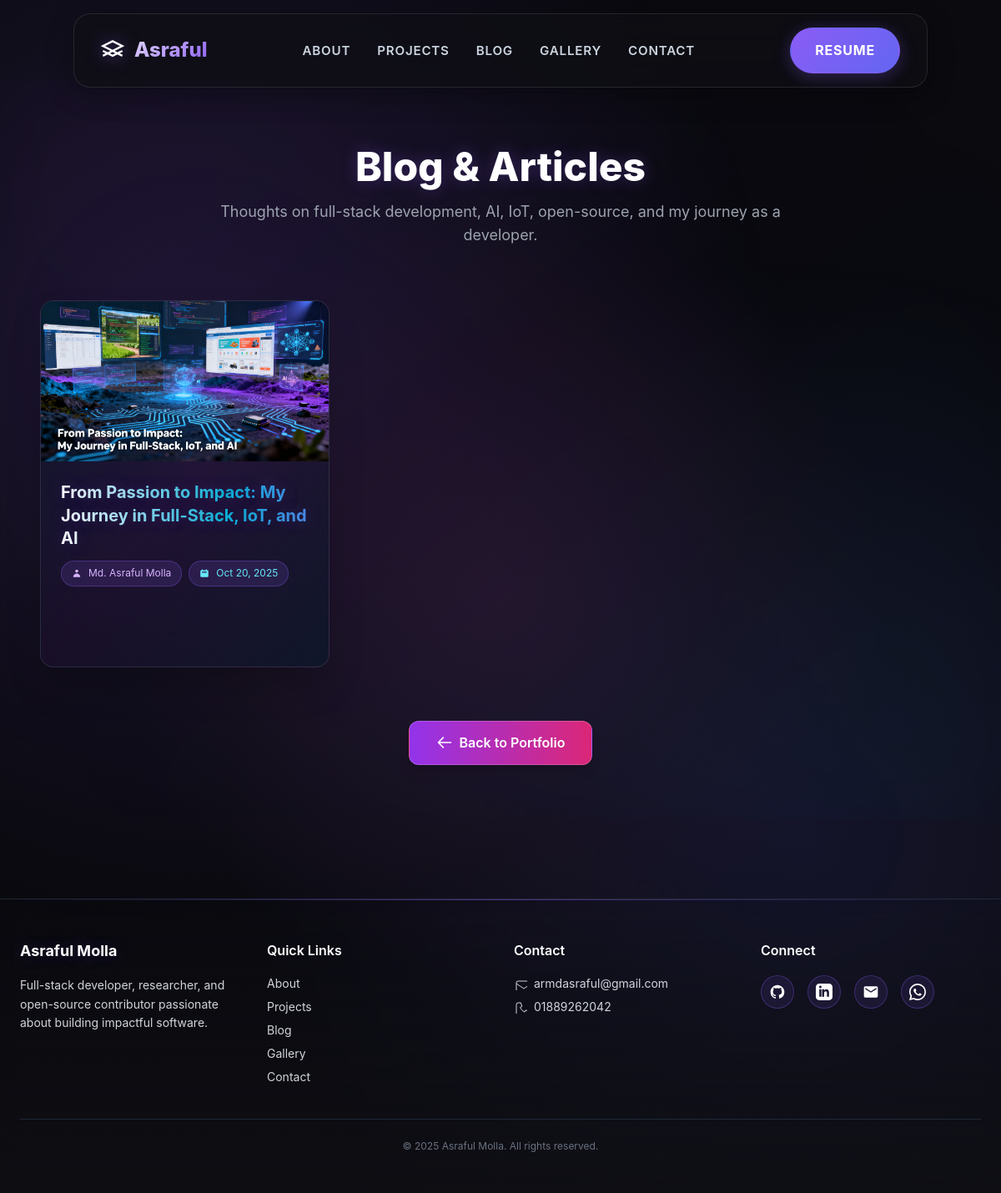
Screenshot of /blog/ with the database file from the repository.
### home/models.py (models this page shows)
class Blog(models.Model):
    title = models.CharField(max_length=200)
    slug = models.SlugField(unique=True)
    cover_image = models.ImageField(upload_to='blogs/')
    content = RichTextField()
    author = models.CharField(max_length=100)
    created_at = models.DateTimeField(auto_now_add=True)
    updated_at = models.DateTimeField(auto_now=True)

class Profile(models.Model):
    name = models.CharField(max_length=100)
    title = models.CharField(max_length=100)
    bio = models.TextField()
    photo = models.ImageField(upload_to='profile/')
    resume = models.FileField(upload_to='resumes/', blank=True, null=True, help_text="Upload your CV/Resume (PDF preferred)")
    github = models.URLField(blank=True)
    linkedin = models.URLField(blank=True)
    email = models.EmailField()
    phone = models.CharField(max_length=20)

### home/views.py (the view)
# urls.py: path('blog/', views.blog_list, name='blog_list'),
def blog_list(request):
    blogs = Blog.objects.all().order_by('-created_at')
    profile = Profile.objects.first()  # ✅ Add করুন
    return render(request, 'home/blog.html', {
        'blogs': blogs,
        'profile': profile  # ✅ Add করুন
    })

### home/context_processors.py (called while the page is built)
def profile_context(request):
    return {
        'profile': Profile.objects.first()
    }

### templates/home/blog.html (shortened to what this page needs)
<!DOCTYPE html>
<html lang="en">
<head>
  <link href="https://cdnjs.cloudflare.com/ajax/libs/aos/2.3.4/aos.css" rel="stylesheet">
</head>
<body>
{% extends 'base.html' %}
{% block content %}
<div class="pt-20 pb-16 relative overflow-hidden">
  <div class="absolute inset-0 bg-gradient-to-br from-purple-600/5 via-transparent to-cyan-600/5 blur-3xl"></div>
  <div class="max-w-6xl mx-auto px-6 relative z-10">
    <div class="text-center mb-16" data-aos="fade-down">
      <h1 class="text-4xl md:text-5xl font-extrabold mb-4 glow-effect">
        Blog & Articles
      </h1>
      <p class="text-gray-400 max-w-2xl mx-auto text-lg">
        Thoughts on full-stack development, AI, IoT, open-source, and my journey as a developer.
      </p>
    </div>
    {% if blogs %}
      <div class="grid grid-cols-1 md:grid-cols-2 lg:grid-cols-3 gap-8">
        {% for blog in blogs %}
          <a href="{% url 'blog_detail' blog.slug %}"
             class="blog-card block group relative rounded-2xl overflow-hidden backdrop-blur-xl border border-white/10
                    shadow-2xl bg-gradient-to-br from-slate-900/95 via-purple-900/10 to-slate-900/95
                    hover:border-purple-400/50"
             data-aos="zoom-in"
             data-aos-delay="{{ forloop.counter|add:1 }}00">
            <div class="relative h-48 overflow-hidden">
              {% if blog.cover_image %}
                <img src="{{ blog.cover_image.url }}"
                     alt="{{ blog.title }}"
                     class="blog-image w-full h-full object-cover">
              {% endif %}
            </div>
            <div class="p-6 relative">
              <h2 class="blog-title font-bold text-xl mb-3 leading-snug">
                {{ blog.title }}
              </h2>
              <div class="flex flex-wrap gap-2 mb-3">
                <div class="meta-badge text-purple-300">
                  <svg class="w-3 h-3" fill="currentColor" viewBox="0 0 20 20">
                    <path fill-rule="evenodd" d="M10 9a3 3 0 100-6 3 3 0 000 6zm-7 9a7 7 0 1114 0H3z" clip-rule="evenodd"></path>
                  </svg>
                  <span>{{ blog.author }}</span>
                </div>
                <div class="meta-badge text-cyan-300">
                  <svg class="w-3 h-3" fill="currentColor" viewBox="0 0 20 20">
                    <path fill-rule="evenodd" d="M6 2a1 1 0 00-1 1v1H4a2 2 0 00-2 2v10a2 2 0 002 2h12a2 2 0 002-2V6a2 2 0 00-2-2h-1V3a1 1 0 10-2 0v1H7V3a1 1 0 00-1-1zm0 5a1 1 0 000 2h8a1 1 0 100-2H6z" clip-rule="evenodd"></path>
                  </svg>
                  <span>{{ blog.created_at|date:"M d, Y" }}</span>
                </div>
              </div>
              <div class="mt-4">
              </div>
            </div>
          </a>
        {% endfor %}
      </div>
    {% endif %}
    <div class="text-center mt-16" data-aos="fade-up">
      <a href="/"
         class="back-button inline-flex items-center gap-2 px-8 py-3 rounded-xl font-semibold
                bg-gradient-to-r from-purple-600 to-pink-600 text-white border border-white/20 shadow-lg">
        <svg class="w-5 h-5" fill="none" stroke="currentColor" viewBox="0 0 24 24">
          <path stroke-linecap="round" stroke-linejoin="round" stroke-width="2" d="M10 19l-7-7m0 0l7-7m-7 7h18"></path>
        </svg>
        <span>Back to Portfolio</span>
      </a>
    </div>
  </div>
</div>
{% endblock %}

### templates/base.html (shortened to what this page needs)
<!DOCTYPE html>
<html lang="en" class="scroll-smooth">
<head>
  <script src="https://cdn.tailwindcss.com"></script>
  <link href="https://unpkg.com/aos@2.3.1/dist/aos.css" rel="stylesheet" />
</head>
<body class="bg-hf-bg text-hf-text">
  <header class="fixed top-0 w-full z-50 px-4 py-4 transition-all duration-500">
    <div class="container mx-auto hf-header" id="header">
      <div class="hf-logo">
        <svg width="28" height="28" viewBox="0 0 24 24" fill="none">
          <path d="M12 2L2 7L12 12L22 7L12 2Z" stroke="currentColor" stroke-width="2" />
          <path d="M2 17L12 12L22 17M2 12L12 17L22 12" stroke="currentColor" stroke-width="2" />
        </svg>
        <a href="{% url 'home' %}#about">Asraful</a>
      </div>
      <nav class="hf-nav">
        <a href="{% url 'home' %}#about" data-aos="fade-down">About</a>
        <a href="{% url 'home' %}#projects" data-aos="fade-down" data-aos-delay="100">Projects</a>
        <a href="{% url 'blog_list' %}" data-aos="fade-down" data-aos-delay="200">Blog</a>
        <a href="{% url 'gallery_list' %}" data-aos="fade-down" data-aos-delay="250">Gallery</a>
        <a href="{% url 'home' %}#contact" data-aos="fade-down" data-aos-delay="300">Contact</a>
      </nav>
      {% if profile and profile.resume %}
        <a href="{{ profile.resume.url }}" target="_blank" rel="noopener" class="hf-button">Resume</a>
      {% else %}
        <span class="hf-button opacity-50 cursor-not-allowed">Resume</span>
      {% endif %}
    </div>
  </header>
  <div class="cse-network-bg" id="network-bg"></div>
  <main class="pt-24" data-aos="fade-up">
    {% block content %}{% endblock %}
  </main>
  <footer class="bg-hf-bg border-t border-gray-800 mt-24 py-12 px-4" data-aos="fade-up">
    <div class="max-w-6xl mx-auto">
      <div class="grid grid-cols-1 md:grid-cols-2 lg:grid-cols-4 gap-8">
        <div>
          <h3 class="text-lg font-bold mb-4 text-white">Asraful Molla</h3>
          <p class="text-gray-300 text-sm leading-relaxed">
            Full-stack developer, researcher, and open-source contributor passionate about building impactful software.
          </p>
        </div>
        <div>
          <h4 class="text-md font-semibold mb-4 text-white">Quick Links</h4>
          <ul class="space-y-2 text-gray-300 text-sm">
            <li><a href="#about" class="hover:text-hf-accent">About</a></li>
            <li><a href="#projects" class="hover:text-hf-accent">Projects</a></li>
            <li><a href="{% url 'blog_list' %}" class="hover:text-hf-accent">Blog</a></li>
            <li><a href="{% url 'gallery_list' %}" class="hover:text-hf-accent">Gallery</a></li>
            <li><a href="#contact" class="hover:text-hf-accent">Contact</a></li>
          </ul>
        </div>
        <div>
          <h4 class="text-md font-semibold mb-4 text-white">Contact</h4>
          <ul class="space-y-2 text-gray-300 text-sm">
            {% if profile.email %}
            <li class="flex items-center gap-2">
              <svg class="w-4 h-4" fill="none" stroke="currentColor"><path d="M3 8l9 6 9-6M5 19h14a2 2 0 002-2V7a2 2 0 00-2-2H5a2 2 0 00-2 2v10a2 2 0 002 2z"></path></svg>
              {{ profile.email }}
            </li>
            {% endif %}
            {% if profile.phone %}
            <li class="flex items-center gap-2">
              <svg class="w-4 h-4" fill="none" stroke="currentColor"><path d="M3 5a2 2 0 012-2h3.3l1.5 4.5-2.3 1.1a11 11 0 005.5 5.5l1.1-2.3 4.5 1.5V19a2 2 0 01-2 2H5a2 2 0 01-2-2V5z"></path></svg>
              {{ profile.phone }}
            </li>
            {% endif %}
          </ul>
        </div>
        <div>
          <h4 class="text-md font-semibold mb-4 text-white">Connect</h4>
          <div class="flex space-x-4 mb-4">
            {% if profile.github %}
              <a href="{{ profile.github }}" target="_blank" class="social-link">
              </a>
            {% endif %}
            {% if profile.linkedin %}
              <a href="{{ profile.linkedin }}" target="_blank" class="social-link">
                <svg class="w-5 h-5" fill="currentColor" viewBox="0 0 24 24"><path d="M19 0H5C2.2 0 0 2.2 0 5v14c0 2.8 2.2 5 5 5h14c2.8 0 5-2.2 5-5V5c0-2.8-2.2-5-5-5zM8 19H5V8h3v11zm-1.5-12.3c-1 0-1.8-.8-1.8-1.8S5.5 3 6.5 3s1.8.8 1.8 1.8-.8 1.9-1.8 1.9zM19 19h-3v-5.6c0-3.4-4-3.1-4 0V19h-3V8h3v1.8C13.4 7.2 19 7 19 12.2V19z"/></svg>
              </a>
            {% endif %}
            {% if profile.email %}
              <a href="mailto:{{ profile.email }}" target="_blank" class="social-link">
                <svg class="w-5 h-5" fill="currentColor" viewBox="0 0 24 24">
                  <path d="M20 4H4c-1.1 0-2 .9-2 2v12c0 1.1.9 2 2
                  2h16c1.1 0 2-.9 2-2V6c0-1.1-.9-2-2-2zm0
                  4-8 5-8-5V6l8 5 8-5v2z"/>
                </svg>
              </a>
            {% endif %}
            {% if profile.phone %}
              <a href="https://wa.me/{{ profile.phone }}" target="_blank" class="social-link">
              </a>
            {% endif %}
          </div>
        </div>
      </div>
      <div class="mt-10 pt-6 border-t border-gray-800 text-center text-xs text-gray-500">
         <p class="text-xs text-gray-500">&copy; {% now "Y" %} Asraful Molla. All rights reserved.</p>
      </div>
    </div>
  </footer>
</body>
</html>

### templates/home/blog.html (style rules this page uses)
:root { --hf-accent: #8b5cf6; --hf-button: #6366f1; }
body { background: #0f172a; min-height: 100vh; color: white; }
.glow-effect { animation: glow 2s ease-in-out infinite alternate; }
.blog-card { position: relative; transition: all 0.6s cubic-bezier(0.175, 0.885, 0.32, 1.275); animation: fadeInUp 0.8s ease-out backwards; }
.blog-card:nth-child(1) { animation-delay: 0.1s; }
.blog-card::before { content: ''; position: absolute; inset: 0; border-radius: 1rem; padding: 2px; background: linear-gradient(135deg, #06b6d4, #8b5cf6, #ec4899, #06b6d4); background-size: 300% 300%; -webkit-mask: linear-gradient(#fff 0 0) content-box, linear-gradient(#fff 0 0); -webkit-mask-composite: xor; mask-composite: exclude; opacity: 0; transition: opacity 0.5s; animation: border-flow 4s ease infinite; }
.blog-image { transition: transform 0.6s ease; }
.blog-title { background: linear-gradient(90deg, #fff, #06b6d4, #8b5cf6, #fff); background-size: 200% auto; -webkit-background-clip: text; -webkit-text-fill-color: transparent; background-clip: text; transition: all 0.5s; }
.meta-badge { display: inline-flex; align-items: center; gap: 0.5rem; padding: 0.3rem 0.75rem; background: rgba(139, 92, 246, 0.15); border: 1px solid rgba(139, 92, 246, 0.3); border-radius: 1rem; font-size: 0.75rem; transition: all 0.3s; }
.back-button { transition: all 0.4s; }

### rows the page displays
Blog: cover_image (picture), title "From Passion to Impact: My Journey in Full-Stack, IoT, and AI", author "Md. Asraful Molla", created_at "Oct 20, 2025"
Profile: email "armdasraful@gmail.com", phone "01889262042"
